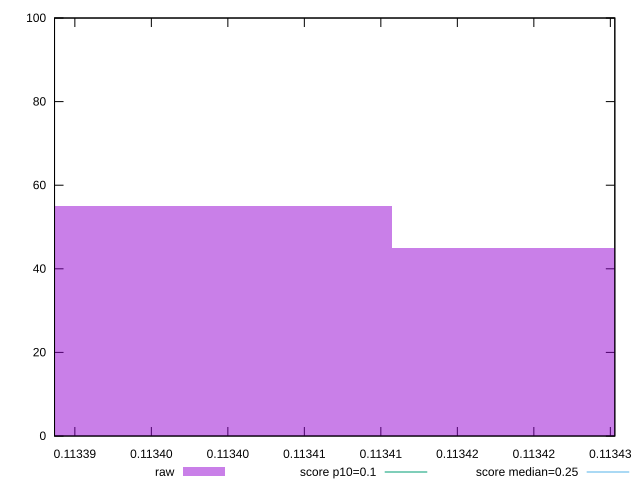

This chart was generated by the following gnuplot code:
reset

$raw <<EOF
0.11338830962787033 55
0.11343310943412392 45
EOF

set key outside below
set boxwidth 0.00004479980625360345
set xrange [0.113388671875:0.11342529296875001]
set yrange [0:100]
set trange [0:100]
set style fill transparent solid 0.5 noborder

set parametric
set terminal svg size 640, 490 enhanced background rgb 'white'
set output "reports/report_00031_2021-02-24T23-18-18.084Z/cumulative-layout-shift/samples/astro/raw/histogram.svg"

plot $raw title "raw" with boxes, \
     0.1,t title "score p10=0.1", \
     0.25,t title "score median=0.25"

reset
